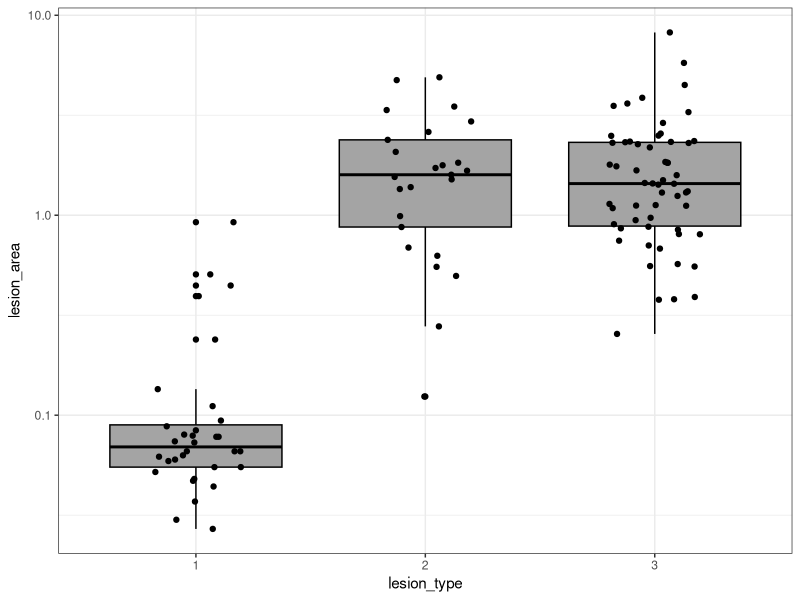
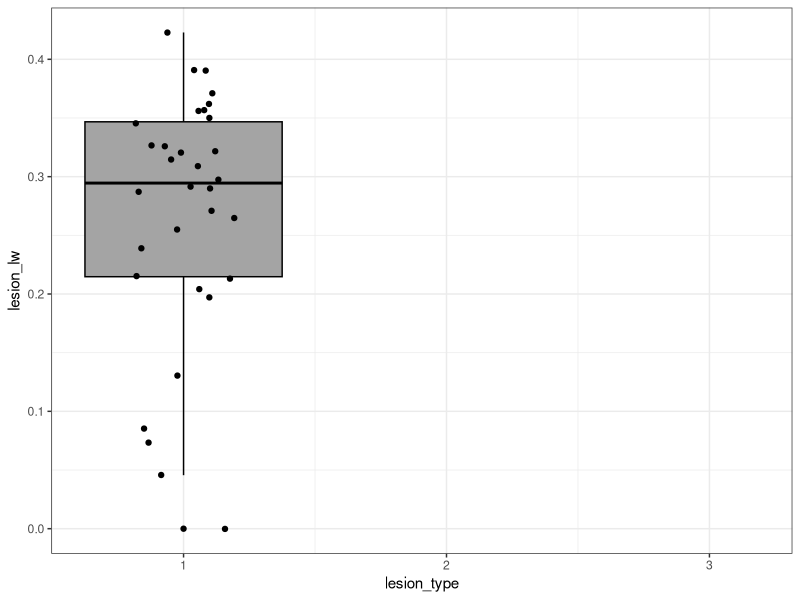
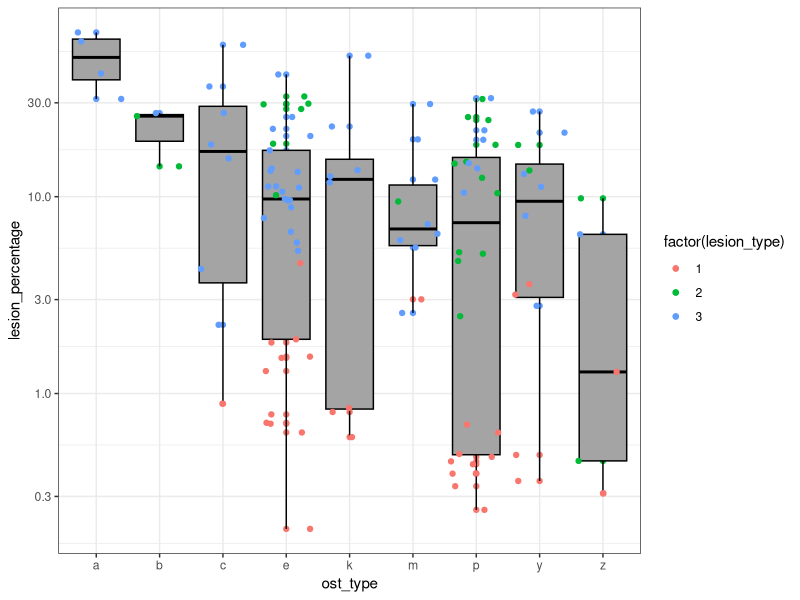
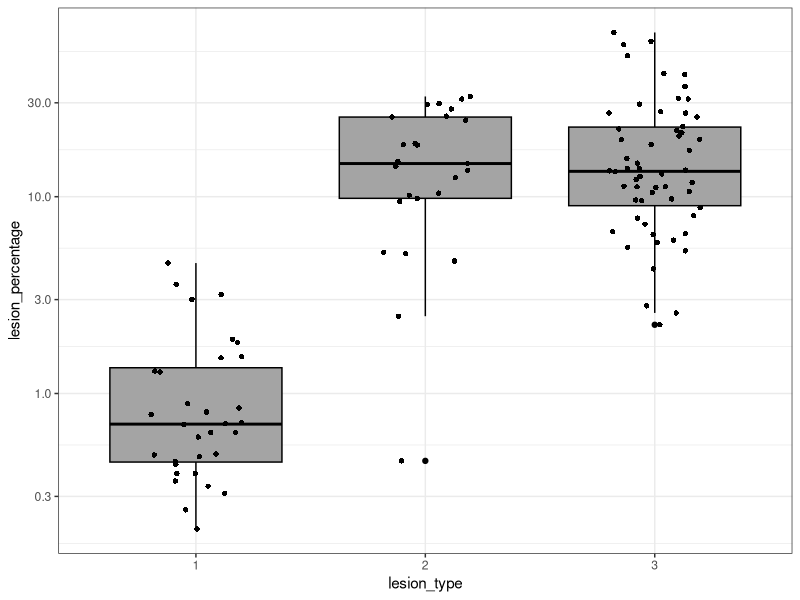
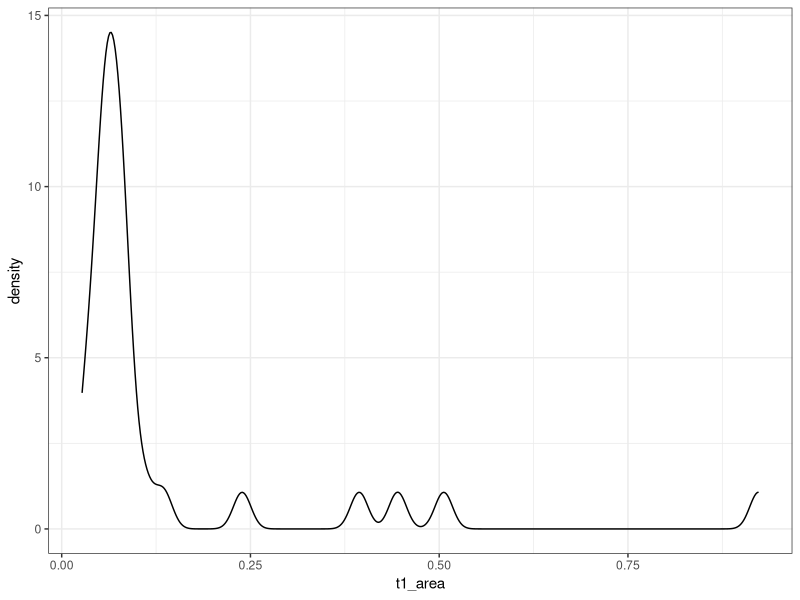
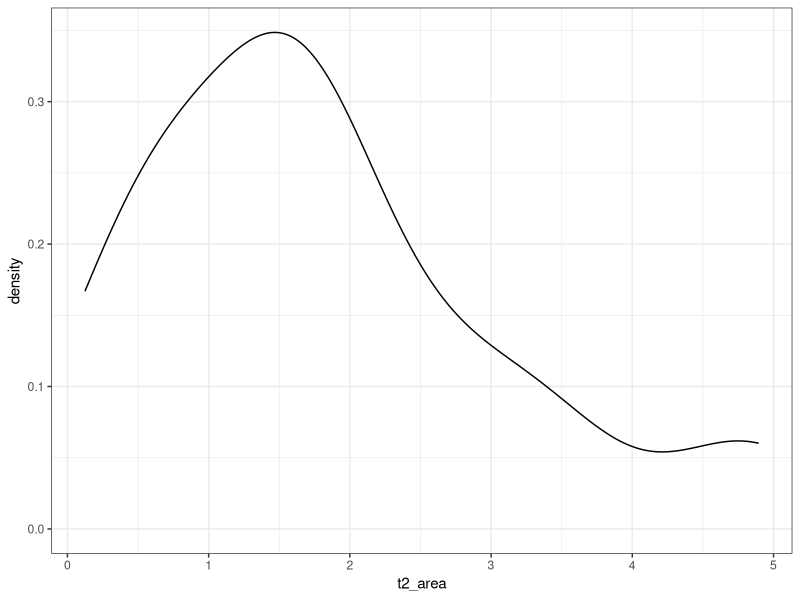
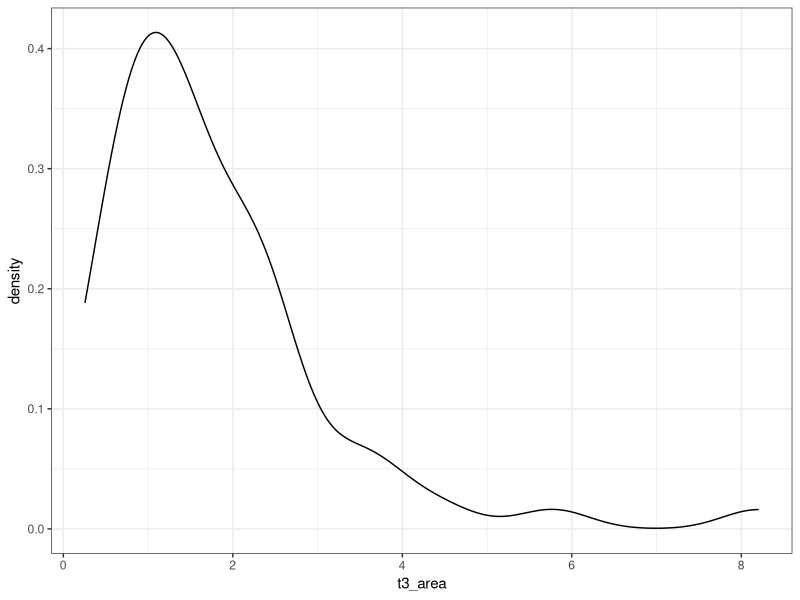
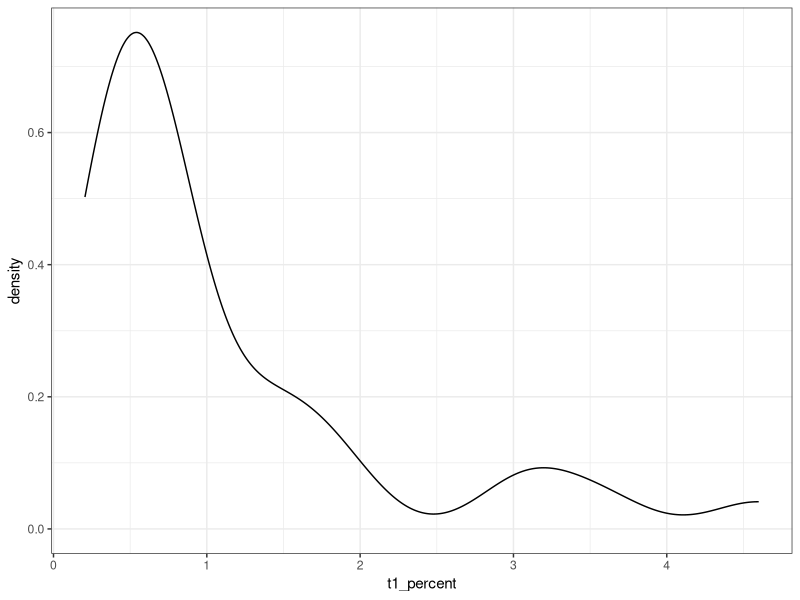

Recreate these plots in R, in order.
#### Header ####

setwd() ## set directory
getwd() ## get the directory
Sys.setenv(LANG = "en") ## set the rstudio error to english

if(!require(ggplot2)) install.packages("ggplot2")
if(!require(readxl)) install.packages("readxl")

library(ggplot2)
library(readxl)

#### Reading the Data ####

data_ichnos <- read_excel("data.xlsx", trim_ws = FALSE, sheet = "Data")
stat_ichnos <- read_excel("data.xlsx", trim_ws = FALSE, sheet = "Stat")

#### Boxplot area ####

ichnos_box <- ggplot(data = data_ichnos, mapping = 
                       aes(group = lesion_type, y = lesion_area, 
                           x = lesion_type)) +
      geom_boxplot(fill='#A4A4A4', color="black") + 
      theme_bw() + scale_y_log10() + 
      scale_x_discrete(limits = c("1", "2", "3")) +
      geom_jitter(position=position_jitter(0.2))
ichnos_box

#### Circular or Eliptical ####

lw_box <- ggplot(data = data_ichnos, mapping = 
                        aes(y = lesion_lw, 
                            x = lesion_type)) +
   geom_boxplot(fill='#A4A4A4', color="black") + 
   theme_bw() +
   geom_jitter(position=position_jitter(0.2))
lw_box

#### Lesion type - Osteoderm ####

ost_box <- ggplot(data = data_ichnos, mapping = 
                           aes(y = lesion_percentage, x = ost_type)) +
   geom_point(aes(color = factor(lesion_type))) +
   geom_boxplot(fill='#A4A4A4', color="black") + 
      theme_bw() + scale_y_log10() + 
      geom_jitter(aes(color = factor(lesion_type)))
   
ost_box

#### Lesion percentage ####

lesion_box <- ggplot(data = data_ichnos, mapping = 
                           aes(group = lesion_type, y = lesion_percentage, 
                               x = lesion_type)) +
      geom_boxplot(outlier.alpha = 1, fill='#A4A4A4', color="black") + 
      theme_bw() + scale_y_log10() + 
      scale_x_discrete(limits = c("1", "2", "3")) +
      geom_jitter(shape=16, position=position_jitter(0.2), alpha = 1)
lesion_box

#### T test ####
## Area

t.test(x = stat_ichnos$t1_area, y = stat_ichnos$t2_area)
t.test(x = stat_ichnos$t1_area, y = stat_ichnos$t3_area)
t.test(x = stat_ichnos$t2_area, y = stat_ichnos$t3_area)

## Area Percentage

t.test(x = stat_ichnos$t1_percent, y = stat_ichnos$t2_percent)
t.test(x = stat_ichnos$t1_percent, y = stat_ichnos$t3_percent)
t.test(x = stat_ichnos$t2_percent, y = stat_ichnos$t3_percent)

#### Mann Whitney Wilcoxon test ####
## Area

wilcox.test(x = stat_ichnos$t1_area, y = stat_ichnos$t2_area)
wilcox.test(x = stat_ichnos$t1_area, y = stat_ichnos$t3_area)
wilcox.test(x = stat_ichnos$t2_area, y = stat_ichnos$t3_area)

## Area Percentage

wilcox.test(x = stat_ichnos$t1_percent, y = stat_ichnos$t2_percent)
wilcox.test(x = stat_ichnos$t1_percent, y = stat_ichnos$t3_percent)
wilcox.test(x = stat_ichnos$t2_percent, y = stat_ichnos$t3_percent)


#### Density ####
t1_area_plot <- ggplot(data = stat_ichnos, 
                       aes(x = t1_area)) + 
   geom_density() + 
   theme_bw()
t1_area_plot

t2_area_plot <- ggplot(data = stat_ichnos, 
                       aes(x = t2_area)) + 
   geom_density() + 
   theme_bw()
t2_area_plot

t3_area_plot <- ggplot(data = stat_ichnos, 
                       aes(x = t3_area)) + 
   geom_density() + 
   theme_bw()
t3_area_plot

t1_percent_plot <- ggplot(data = stat_ichnos, 
                       aes(x = t1_percent)) + 
   geom_density() + 
   theme_bw()
t1_percent_plot

t2_percent_plot <- ggplot(data = stat_ichnos, 
                       aes(x = t2_percent)) + 
   geom_density() + 
   theme_bw()
t2_percent_plot

t3_percent_plot <- ggplot(data = stat_ichnos, 
                       aes(x = t3_percent)) + 
   geom_density() + 
   theme_bw()
t3_percent_plot

t1_len_plot <- ggplot(data = stat_ichnos, 
                       aes(x = t1_len)) + 
   geom_density() + 
   theme_bw()
t1_len_plot

t1_wid_plot <- ggplot(data = stat_ichnos, 
                       aes(x = t1_wid)) + 
   geom_density() + 
   theme_bw()
t1_wid_plot

t1_ecc_plot <- ggplot(data = stat_ichnos, 
                       aes(x = t1_ecc)) + 
   geom_density() + 
   theme_bw()
t1_ecc_plot



